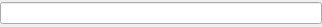
<ui version="4.0" >
 <author></author>
 <comment>
*********************************************************************************
**
**   $Id$
**   Copyright (c) 2007 Joe Croft joe@croftj.net
**   
**   This file is part of QcjData Class Libraries.
**
**   QcjData Class Libraries is free software; you can redistribute it and/or modify
**   it under the terms of the GNU General Public License as published by
**   the Free Software Foundation; either version 2 of the License, or
**   (at your option) any later version.
**
**   QcjData Class Libraries is distributed in the hope that it will be useful,
**   but WITHOUT ANY WARRANTY; without even the implied warranty of
**   MERCHANTABILITY or FITNESS FOR A PARTICULAR PURPOSE.  See the
**   GNU General Public License for more details.
**
**   You should have received a copy of the GNU General Public License
**   along with QcjData Class Libraries; if not, write to the Free Software
**   Foundation, Inc., 59 Temple Place, Suite 330, Boston, MA  02111-1307  USA
**
*********************************************************************************
</comment>
 <exportmacro></exportmacro>
 <class>QcjSingleLineEntry</class>
 <widget class="QWidget" name="QcjSingleLineEntry" >
  <property name="geometry" >
   <rect>
    <x>0</x>
    <y>0</y>
    <width>322</width>
    <height>27</height>
   </rect>
  </property>
  <property name="sizePolicy" >
   <sizepolicy>
    <hsizetype>5</hsizetype>
    <vsizetype>4</vsizetype>
    <horstretch>0</horstretch>
    <verstretch>0</verstretch>
   </sizepolicy>
  </property>
  <property name="windowTitle" >
   <string>QcjSingleLineEntry</string>
  </property>
  <layout class="QHBoxLayout" >
   <property name="margin" >
    <number>0</number>
   </property>
   <property name="spacing" >
    <number>0</number>
   </property>
   <item>
    <widget class="QLineEdit" name="lineEdit" />
   </item>
  </layout>
 </widget>
 <layoutdefault spacing="6" margin="11" />
 <pixmapfunction>qPixmapFromMimeSource</pixmapfunction>
 <includes>
  <include location="local" >qstring.h</include>
 </includes>
 <resources/>
 <connections/>
</ui>
